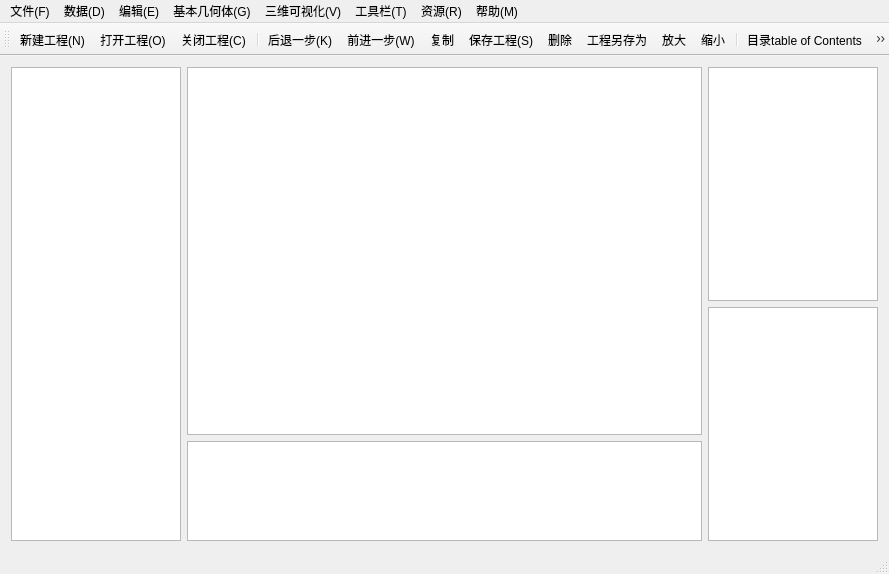
<?xml version="1.0" encoding="UTF-8"?>
<ui version="4.0">
 <class>MainWindow</class>
 <widget class="QMainWindow" name="MainWindow">
  <property name="geometry">
   <rect>
    <x>0</x>
    <y>0</y>
    <width>889</width>
    <height>574</height>
   </rect>
  </property>
  <property name="windowTitle">
   <string>MainWindow</string>
  </property>
  <widget class="QWidget" name="centralWidget">
   <layout class="QHBoxLayout" name="horizontalLayout_2">
    <item>
     <layout class="QHBoxLayout" name="horizontalLayout">
      <item>
       <widget class="TreeView" name="treeView">
        <property name="sizePolicy">
         <sizepolicy hsizetype="Fixed" vsizetype="Expanding">
          <horstretch>0</horstretch>
          <verstretch>0</verstretch>
         </sizepolicy>
        </property>
        <property name="minimumSize">
         <size>
          <width>170</width>
          <height>0</height>
         </size>
        </property>
        <property name="maximumSize">
         <size>
          <width>170</width>
          <height>16777215</height>
         </size>
        </property>
        <property name="contextMenuPolicy">
         <enum>Qt::CustomContextMenu</enum>
        </property>
       </widget>
      </item>
      <item>
       <layout class="QVBoxLayout" name="verticalLayout_3">
        <item>
         <widget class="GraphicsView" name="graphicsView">
          <property name="sizePolicy">
           <sizepolicy hsizetype="Expanding" vsizetype="Expanding">
            <horstretch>0</horstretch>
            <verstretch>0</verstretch>
           </sizepolicy>
          </property>
          <property name="contextMenuPolicy">
           <enum>Qt::CustomContextMenu</enum>
          </property>
         </widget>
        </item>
        <item>
         <widget class="QGraphicsView" name="graphicsView_4">
          <property name="sizePolicy">
           <sizepolicy hsizetype="Expanding" vsizetype="Fixed">
            <horstretch>0</horstretch>
            <verstretch>0</verstretch>
           </sizepolicy>
          </property>
          <property name="minimumSize">
           <size>
            <width>0</width>
            <height>100</height>
           </size>
          </property>
          <property name="maximumSize">
           <size>
            <width>16777215</width>
            <height>100</height>
           </size>
          </property>
         </widget>
        </item>
       </layout>
      </item>
      <item>
       <layout class="QVBoxLayout" name="verticalLayout_6">
        <item>
         <widget class="QGraphicsView" name="graphicsView_6">
          <property name="sizePolicy">
           <sizepolicy hsizetype="Fixed" vsizetype="Expanding">
            <horstretch>0</horstretch>
            <verstretch>0</verstretch>
           </sizepolicy>
          </property>
          <property name="minimumSize">
           <size>
            <width>170</width>
            <height>0</height>
           </size>
          </property>
          <property name="maximumSize">
           <size>
            <width>170</width>
            <height>16777215</height>
           </size>
          </property>
         </widget>
        </item>
        <item>
         <widget class="QGraphicsView" name="graphicsView_5">
          <property name="sizePolicy">
           <sizepolicy hsizetype="Fixed" vsizetype="Expanding">
            <horstretch>0</horstretch>
            <verstretch>0</verstretch>
           </sizepolicy>
          </property>
          <property name="minimumSize">
           <size>
            <width>170</width>
            <height>0</height>
           </size>
          </property>
          <property name="maximumSize">
           <size>
            <width>170</width>
            <height>16777215</height>
           </size>
          </property>
         </widget>
        </item>
       </layout>
      </item>
     </layout>
    </item>
   </layout>
  </widget>
  <widget class="QMenuBar" name="menuBar">
   <property name="enabled">
    <bool>true</bool>
   </property>
   <property name="geometry">
    <rect>
     <x>0</x>
     <y>0</y>
     <width>889</width>
     <height>23</height>
    </rect>
   </property>
   <widget class="QMenu" name="menu_2">
    <property name="title">
     <string>编辑(E)</string>
    </property>
    <widget class="QMenu" name="menu_5">
     <property name="title">
      <string>选择</string>
     </property>
     <widget class="QMenu" name="menu_10">
      <property name="title">
       <string>旋转</string>
      </property>
      <addaction name="whirl_alone"/>
      <addaction name="whirl"/>
     </widget>
     <addaction name="Pick_up"/>
     <addaction name="Drag"/>
     <addaction name="menu_10"/>
     <addaction name="extend"/>
     <addaction name="Unselected"/>
    </widget>
    <addaction name="Revocation"/>
    <addaction name="Restore"/>
    <addaction name="reduction"/>
    <addaction name="menu_5"/>
    <addaction name="merge"/>
    <addaction name="delete_2"/>
    <addaction name="copy"/>
    <addaction name="Cutting"/>
   </widget>
   <widget class="QMenu" name="menu_3">
    <property name="title">
     <string>三维可视化(V)</string>
    </property>
    <widget class="QMenu" name="menu_6">
     <property name="title">
      <string>场景显示</string>
     </property>
     <addaction name="panoramic"/>
     <addaction name="Plan_view"/>
     <addaction name="Bottom_view"/>
     <addaction name="North_view"/>
     <addaction name="Parallel_projection"/>
     <addaction name="Perspective_projection"/>
    </widget>
    <widget class="QMenu" name="menu_7">
     <property name="title">
      <string>缩放</string>
     </property>
     <addaction name="enlarge"/>
     <addaction name="Narrow"/>
    </widget>
    <addaction name="Property_superposition"/>
    <addaction name="menu_6"/>
    <addaction name="menu_7"/>
    <addaction name="Outsourcing_box"/>
    <addaction name="XYZ"/>
    <addaction name="Staff"/>
    <addaction name="color"/>
    <addaction name="Hide_Show"/>
    <addaction name="move"/>
    <addaction name="Light_control"/>
   </widget>
   <widget class="QMenu" name="menu_4">
    <property name="title">
     <string>帮助(M)</string>
    </property>
    <addaction name="table_of_Contents"/>
    <addaction name="Index"/>
    <addaction name="Online_Help"/>
   </widget>
   <widget class="QMenu" name="menu_T">
    <property name="title">
     <string>工具栏(T)</string>
    </property>
    <addaction name="straight_line"/>
    <addaction name="text_editor"/>
    <addaction name="Draw_boundary"/>
    <addaction name="Generate_contours"/>
    <addaction name="layer"/>
   </widget>
   <widget class="QMenu" name="menu_R">
    <property name="title">
     <string>资源(R)</string>
    </property>
   </widget>
   <widget class="QMenu" name="menu_D">
    <property name="title">
     <string>数据(D)</string>
    </property>
    <widget class="QMenu" name="menu_8">
     <property name="title">
      <string>单井</string>
     </property>
     <addaction name="Wellhead"/>
     <addaction name="well_deviation"/>
     <addaction name="Well_trajectory"/>
     <addaction name="Logs"/>
     <addaction name="Perforation"/>
     <addaction name="Stratified"/>
    </widget>
    <addaction name="menu_8"/>
    <addaction name="Reservoir_Simulation"/>
    <addaction name="Geological_model"/>
    <addaction name="crack"/>
    <addaction name="drilling"/>
    <addaction name="profile"/>
    <addaction name="Structural_map"/>
    <addaction name="Thematic_map"/>
    <addaction name="point"/>
    <addaction name="line"/>
    <addaction name="surface"/>
    <addaction name="body_part"/>
   </widget>
   <widget class="QMenu" name="menu_11">
    <property name="title">
     <string>基本几何体(G)</string>
    </property>
    <addaction name="Sphere"/>
    <addaction name="cuboid"/>
    <addaction name="Ellipsoid"/>
    <addaction name="Cone"/>
    <addaction name="Cylinder"/>
    <addaction name="Yuantong"/>
    <addaction name="Ring"/>
   </widget>
   <widget class="QMenu" name="menu">
    <property name="title">
     <string>文件(F)</string>
    </property>
    <widget class="QMenu" name="menu_9">
     <property name="title">
      <string>加载</string>
     </property>
     <addaction name="Pix"/>
     <addaction name="Well"/>
     <addaction name="Profile"/>
    </widget>
    <addaction name="Create_a_new_file"/>
    <addaction name="separator"/>
    <addaction name="Open_a_file"/>
    <addaction name="menu_9"/>
    <addaction name="separator"/>
    <addaction name="save"/>
    <addaction name="Save_as"/>
    <addaction name="separator"/>
    <addaction name="Close_a_new_file"/>
    <addaction name="separator"/>
   </widget>
   <addaction name="menu"/>
   <addaction name="menu_D"/>
   <addaction name="menu_2"/>
   <addaction name="menu_11"/>
   <addaction name="menu_3"/>
   <addaction name="menu_T"/>
   <addaction name="menu_R"/>
   <addaction name="menu_4"/>
  </widget>
  <widget class="QStatusBar" name="statusBar"/>
  <widget class="QToolBar" name="mainToolBar">
   <property name="enabled">
    <bool>true</bool>
   </property>
   <attribute name="toolBarArea">
    <enum>TopToolBarArea</enum>
   </attribute>
   <attribute name="toolBarBreak">
    <bool>false</bool>
   </attribute>
   <addaction name="Create_a_new_file"/>
   <addaction name="Open_a_file"/>
   <addaction name="Close_a_new_file"/>
   <addaction name="separator"/>
   <addaction name="Restore"/>
   <addaction name="Revocation"/>
   <addaction name="copy"/>
   <addaction name="save"/>
   <addaction name="delete_2"/>
   <addaction name="Save_as"/>
   <addaction name="enlarge"/>
   <addaction name="Narrow"/>
   <addaction name="separator"/>
   <addaction name="table_of_Contents"/>
   <addaction name="Index"/>
   <addaction name="Online_Help"/>
   <addaction name="separator"/>
   <addaction name="Structural_map"/>
   <addaction name="Thematic_map"/>
   <addaction name="Wellhead"/>
   <addaction name="Well_trajectory"/>
   <addaction name="Logs"/>
   <addaction name="Stratified"/>
   <addaction name="Reservoir_Simulation"/>
   <addaction name="Geological_model"/>
   <addaction name="crack"/>
   <addaction name="point"/>
   <addaction name="line"/>
   <addaction name="straight_line"/>
   <addaction name="surface"/>
   <addaction name="body_part"/>
   <addaction name="separator"/>
   <addaction name="Sphere"/>
   <addaction name="cuboid"/>
   <addaction name="Ellipsoid"/>
   <addaction name="Cone"/>
   <addaction name="Cylinder"/>
   <addaction name="Yuantong"/>
   <addaction name="Ring"/>
   <addaction name="text_editor"/>
   <addaction name="Draw_boundary"/>
   <addaction name="Generate_contours"/>
   <addaction name="layer"/>
   <addaction name="Pick_up"/>
   <addaction name="Drag"/>
   <addaction name="merge"/>
   <addaction name="Property_superposition"/>
   <addaction name="Cutting"/>
   <addaction name="whirl"/>
   <addaction name="whirl_alone"/>
   <addaction name="Staff"/>
   <addaction name="XYZ"/>
   <addaction name="Outsourcing_box"/>
   <addaction name="Unselected"/>
   <addaction name="reduction"/>
   <addaction name="extend"/>
   <addaction name="panoramic"/>
   <addaction name="North_view"/>
   <addaction name="Plan_view"/>
   <addaction name="Bottom_view"/>
   <addaction name="Light_control"/>
   <addaction name="drilling"/>
   <addaction name="profile"/>
   <addaction name="Parallel_projection"/>
   <addaction name="Perspective_projection"/>
   <addaction name="color"/>
   <addaction name="Hide_Show"/>
   <addaction name="move"/>
  </widget>
  <action name="Create_a_new_file">
   <property name="icon">
    <iconset resource="1.qrc">
     <normaloff>:/File/images/new.png</normaloff>:/File/images/new.png</iconset>
   </property>
   <property name="text">
    <string>新建工程(N)</string>
   </property>
   <property name="shortcut">
    <string>Ctrl+N</string>
   </property>
  </action>
  <action name="Open_a_file">
   <property name="icon">
    <iconset resource="1.qrc">
     <normaloff>:/File/images/open.png</normaloff>:/File/images/open.png</iconset>
   </property>
   <property name="text">
    <string>打开工程(O)</string>
   </property>
   <property name="shortcut">
    <string>Ctrl+O</string>
   </property>
  </action>
  <action name="Close_a_new_file">
   <property name="icon">
    <iconset resource="1.qrc">
     <normaloff>:/File/images/exit.png</normaloff>:/File/images/exit.png</iconset>
   </property>
   <property name="text">
    <string>关闭工程(C)</string>
   </property>
   <property name="shortcut">
    <string>Ctrl+C</string>
   </property>
  </action>
  <action name="Revocation">
   <property name="icon">
    <iconset resource="1.qrc">
     <normaloff>:/File/images/further.png</normaloff>:/File/images/further.png</iconset>
   </property>
   <property name="text">
    <string>前进一步(W)</string>
   </property>
  </action>
  <action name="Restore">
   <property name="icon">
    <iconset resource="1.qrc">
     <normaloff>:/File/images/Revocation.png</normaloff>:/File/images/Revocation.png</iconset>
   </property>
   <property name="text">
    <string>后退一步(K)</string>
   </property>
  </action>
  <action name="table_of_Contents">
   <property name="icon">
    <iconset resource="1.qrc">
     <normaloff>:/File/images/table of Contents.png</normaloff>:/File/images/table of Contents.png</iconset>
   </property>
   <property name="text">
    <string>目录table of Contents</string>
   </property>
  </action>
  <action name="Index">
   <property name="icon">
    <iconset resource="1.qrc">
     <normaloff>:/File/images/index.png</normaloff>:/File/images/index.png</iconset>
   </property>
   <property name="text">
    <string>索引index</string>
   </property>
  </action>
  <action name="Online_Help">
   <property name="icon">
    <iconset resource="1.qrc">
     <normaloff>:/File/images/Online Help.png</normaloff>:/File/images/Online Help.png</iconset>
   </property>
   <property name="text">
    <string>联机帮助Online Help</string>
   </property>
  </action>
  <action name="Pick_up">
   <property name="icon">
    <iconset resource="1.qrc">
     <normaloff>:/File/images/Pick up.png</normaloff>:/File/images/Pick up.png</iconset>
   </property>
   <property name="text">
    <string>拾取</string>
   </property>
  </action>
  <action name="Drag">
   <property name="icon">
    <iconset resource="1.qrc">
     <normaloff>:/File/images/Drag.png</normaloff>:/File/images/Drag.png</iconset>
   </property>
   <property name="text">
    <string>拖拽</string>
   </property>
  </action>
  <action name="extend">
   <property name="icon">
    <iconset resource="1.qrc">
     <normaloff>:/File/images/extend.png</normaloff>:/File/images/extend.png</iconset>
   </property>
   <property name="text">
    <string>延展</string>
   </property>
  </action>
  <action name="merge">
   <property name="icon">
    <iconset resource="1.qrc">
     <normaloff>:/File/images/merge.png</normaloff>:/File/images/merge.png</iconset>
   </property>
   <property name="text">
    <string>合并</string>
   </property>
  </action>
  <action name="delete_2">
   <property name="icon">
    <iconset resource="1.qrc">
     <normaloff>:/File/images/delete.png</normaloff>:/File/images/delete.png</iconset>
   </property>
   <property name="text">
    <string>删除</string>
   </property>
  </action>
  <action name="copy">
   <property name="icon">
    <iconset resource="1.qrc">
     <normaloff>:/File/images/copy.png</normaloff>:/File/images/copy.png</iconset>
   </property>
   <property name="text">
    <string>复制</string>
   </property>
  </action>
  <action name="Cutting">
   <property name="icon">
    <iconset resource="1.qrc">
     <normaloff>:/File/images/Cutting.png</normaloff>:/File/images/Cutting.png</iconset>
   </property>
   <property name="text">
    <string>切割</string>
   </property>
  </action>
  <action name="Property_superposition">
   <property name="icon">
    <iconset resource="1.qrc">
     <normaloff>:/File/images/Property superposition.png</normaloff>:/File/images/Property superposition.png</iconset>
   </property>
   <property name="text">
    <string>属性叠加</string>
   </property>
  </action>
  <action name="Unselected">
   <property name="icon">
    <iconset resource="1.qrc">
     <normaloff>:/File/images/Unselected.png</normaloff>:/File/images/Unselected.png</iconset>
   </property>
   <property name="text">
    <string>反选</string>
   </property>
  </action>
  <action name="Save_as">
   <property name="icon">
    <iconset resource="1.qrc">
     <normaloff>:/File/images/Save as.png</normaloff>:/File/images/Save as.png</iconset>
   </property>
   <property name="text">
    <string>工程另存为</string>
   </property>
  </action>
  <action name="save">
   <property name="icon">
    <iconset resource="1.qrc">
     <normaloff>:/File/images/save.png</normaloff>:/File/images/save.png</iconset>
   </property>
   <property name="text">
    <string>保存工程(S)</string>
   </property>
  </action>
  <action name="reduction">
   <property name="icon">
    <iconset resource="1.qrc">
     <normaloff>:/File/images/reduction.png</normaloff>:/File/images/reduction.png</iconset>
   </property>
   <property name="text">
    <string>还原(O)</string>
   </property>
  </action>
  <action name="whirl_alone">
   <property name="icon">
    <iconset resource="1.qrc">
     <normaloff>:/File/images/whirl（alone）.png</normaloff>:/File/images/whirl（alone）.png</iconset>
   </property>
   <property name="text">
    <string>旋转物体</string>
   </property>
  </action>
  <action name="whirl">
   <property name="icon">
    <iconset resource="1.qrc">
     <normaloff>:/File/images/whirl.png</normaloff>:/File/images/whirl.png</iconset>
   </property>
   <property name="text">
    <string>旋转场景</string>
   </property>
  </action>
  <action name="panoramic">
   <property name="icon">
    <iconset resource="1.qrc">
     <normaloff>:/File/images/panoramic.png</normaloff>:/File/images/panoramic.png</iconset>
   </property>
   <property name="text">
    <string>全景</string>
   </property>
  </action>
  <action name="Plan_view">
   <property name="icon">
    <iconset resource="1.qrc">
     <normaloff>:/File/images/Plan view.png</normaloff>:/File/images/Plan view.png</iconset>
   </property>
   <property name="text">
    <string>俯视图</string>
   </property>
  </action>
  <action name="Bottom_view">
   <property name="icon">
    <iconset resource="1.qrc">
     <normaloff>:/File/images/Bottom view.png</normaloff>:/File/images/Bottom view.png</iconset>
   </property>
   <property name="text">
    <string>仰视图</string>
   </property>
  </action>
  <action name="Parallel_projection">
   <property name="icon">
    <iconset resource="1.qrc">
     <normaloff>:/File/images/Parallel projection.png</normaloff>:/File/images/Parallel projection.png</iconset>
   </property>
   <property name="text">
    <string>平行投影</string>
   </property>
  </action>
  <action name="Perspective_projection">
   <property name="icon">
    <iconset resource="1.qrc">
     <normaloff>:/File/images/Perspective projection.png</normaloff>:/File/images/Perspective projection.png</iconset>
   </property>
   <property name="text">
    <string>透视投影</string>
   </property>
  </action>
  <action name="enlarge">
   <property name="icon">
    <iconset resource="1.qrc">
     <normaloff>:/File/images/enlarge.png</normaloff>:/File/images/enlarge.png</iconset>
   </property>
   <property name="text">
    <string>放大</string>
   </property>
  </action>
  <action name="Narrow">
   <property name="icon">
    <iconset resource="1.qrc">
     <normaloff>:/File/images/Narrow.png</normaloff>:/File/images/Narrow.png</iconset>
   </property>
   <property name="text">
    <string>缩小</string>
   </property>
  </action>
  <action name="Outsourcing_box">
   <property name="icon">
    <iconset resource="1.qrc">
     <normaloff>:/File/images/Outsourcing box.png</normaloff>:/File/images/Outsourcing box.png</iconset>
   </property>
   <property name="text">
    <string>外包框</string>
   </property>
  </action>
  <action name="XYZ">
   <property name="icon">
    <iconset resource="1.qrc">
     <normaloff>:/File/images/XYZ.png</normaloff>:/File/images/XYZ.png</iconset>
   </property>
   <property name="text">
    <string>坐标轴</string>
   </property>
  </action>
  <action name="Staff">
   <property name="icon">
    <iconset resource="1.qrc">
     <normaloff>:/File/images/Staff.png</normaloff>:/File/images/Staff.png</iconset>
   </property>
   <property name="text">
    <string>标尺</string>
   </property>
  </action>
  <action name="North_view">
   <property name="icon">
    <iconset resource="1.qrc">
     <normaloff>:/File/images/North view.png</normaloff>:/File/images/North view.png</iconset>
   </property>
   <property name="text">
    <string>正北视图</string>
   </property>
  </action>
  <action name="Wellhead">
   <property name="icon">
    <iconset resource="1.qrc">
     <normaloff>:/File/images/Wellhead.png</normaloff>:/File/images/Wellhead.png</iconset>
   </property>
   <property name="text">
    <string>井头</string>
   </property>
  </action>
  <action name="Well_trajectory">
   <property name="icon">
    <iconset resource="1.qrc">
     <normaloff>:/File/images/Well trajectory.png</normaloff>:/File/images/Well trajectory.png</iconset>
   </property>
   <property name="text">
    <string>井轨迹</string>
   </property>
  </action>
  <action name="Logs">
   <property name="icon">
    <iconset resource="1.qrc">
     <normaloff>:/File/images/Logs.png</normaloff>:/File/images/Logs.png</iconset>
   </property>
   <property name="text">
    <string>测井曲线</string>
   </property>
  </action>
  <action name="Perforation">
   <property name="icon">
    <iconset resource="1.qrc">
     <normaloff>:/File/images/Perforation.png</normaloff>:/File/images/Perforation.png</iconset>
   </property>
   <property name="text">
    <string>射孔</string>
   </property>
  </action>
  <action name="Stratified">
   <property name="icon">
    <iconset resource="1.qrc">
     <normaloff>:/File/images/Stratified.png</normaloff>:/File/images/Stratified.png</iconset>
   </property>
   <property name="text">
    <string>分层</string>
   </property>
  </action>
  <action name="Reservoir_Simulation">
   <property name="icon">
    <iconset resource="1.qrc">
     <normaloff>:/File/images/Reservoir Simulation.png</normaloff>:/File/images/Reservoir Simulation.png</iconset>
   </property>
   <property name="text">
    <string>油藏模拟</string>
   </property>
  </action>
  <action name="Geological_model">
   <property name="icon">
    <iconset resource="1.qrc">
     <normaloff>:/File/images/Geological model.png</normaloff>:/File/images/Geological model.png</iconset>
   </property>
   <property name="text">
    <string>地质模型</string>
   </property>
  </action>
  <action name="crack">
   <property name="icon">
    <iconset resource="1.qrc">
     <normaloff>:/File/images/crack.png</normaloff>:/File/images/crack.png</iconset>
   </property>
   <property name="text">
    <string>裂缝</string>
   </property>
  </action>
  <action name="color">
   <property name="icon">
    <iconset resource="1.qrc">
     <normaloff>:/File/images/color.png</normaloff>:/File/images/color.png</iconset>
   </property>
   <property name="text">
    <string>背景色</string>
   </property>
  </action>
  <action name="Hide_Show">
   <property name="icon">
    <iconset resource="1.qrc">
     <normaloff>:/File/images/Hide Show.png</normaloff>:/File/images/Hide Show.png</iconset>
   </property>
   <property name="text">
    <string>隐藏显示</string>
   </property>
  </action>
  <action name="move">
   <property name="icon">
    <iconset resource="1.qrc">
     <normaloff>:/File/images/move.png</normaloff>:/File/images/move.png</iconset>
   </property>
   <property name="text">
    <string>移动</string>
   </property>
  </action>
  <action name="Light_control">
   <property name="icon">
    <iconset resource="1.qrc">
     <normaloff>:/File/images/Light control.png</normaloff>:/File/images/Light control.png</iconset>
   </property>
   <property name="text">
    <string>光源控制</string>
   </property>
  </action>
  <action name="drilling">
   <property name="icon">
    <iconset resource="1.qrc">
     <normaloff>:/File/images/drilling.png</normaloff>:/File/images/drilling.png</iconset>
   </property>
   <property name="text">
    <string>钻孔</string>
   </property>
  </action>
  <action name="profile">
   <property name="icon">
    <iconset resource="1.qrc">
     <normaloff>:/File/images/profile.png</normaloff>:/File/images/profile.png</iconset>
   </property>
   <property name="text">
    <string>剖面</string>
   </property>
  </action>
  <action name="well_deviation">
   <property name="icon">
    <iconset resource="1.qrc">
     <normaloff>:/File/images/well deviation.png</normaloff>:/File/images/well deviation.png</iconset>
   </property>
   <property name="text">
    <string>井斜</string>
   </property>
  </action>
  <action name="straight_line">
   <property name="icon">
    <iconset resource="1.qrc">
     <normaloff>:/File/images/straight line.png</normaloff>:/File/images/straight line.png</iconset>
   </property>
   <property name="text">
    <string>画线</string>
   </property>
  </action>
  <action name="text_editor">
   <property name="icon">
    <iconset resource="1.qrc">
     <normaloff>:/File/images/text editor.png</normaloff>:/File/images/text editor.png</iconset>
   </property>
   <property name="text">
    <string>文字编辑</string>
   </property>
  </action>
  <action name="Draw_boundary">
   <property name="icon">
    <iconset resource="1.qrc">
     <normaloff>:/File/images/Draw boundary.png</normaloff>:/File/images/Draw boundary.png</iconset>
   </property>
   <property name="text">
    <string>绘制边界</string>
   </property>
  </action>
  <action name="Generate_contours">
   <property name="icon">
    <iconset resource="1.qrc">
     <normaloff>:/File/images/Generate contours.png</normaloff>:/File/images/Generate contours.png</iconset>
   </property>
   <property name="text">
    <string>生成等值线</string>
   </property>
  </action>
  <action name="layer">
   <property name="icon">
    <iconset resource="1.qrc">
     <normaloff>:/File/images/layer.png</normaloff>:/File/images/layer.png</iconset>
   </property>
   <property name="text">
    <string>图层管理</string>
   </property>
  </action>
  <action name="Structural_map">
   <property name="icon">
    <iconset resource="1.qrc">
     <normaloff>:/File/images/Structural map.png</normaloff>:/File/images/Structural map.png</iconset>
   </property>
   <property name="text">
    <string>构造图</string>
   </property>
  </action>
  <action name="Thematic_map">
   <property name="icon">
    <iconset resource="1.qrc">
     <normaloff>:/File/images/Thematic map.png</normaloff>:/File/images/Thematic map.png</iconset>
   </property>
   <property name="text">
    <string>专题图</string>
   </property>
  </action>
  <action name="point">
   <property name="icon">
    <iconset resource="1.qrc">
     <normaloff>:/File/images/point.png</normaloff>:/File/images/point.png</iconset>
   </property>
   <property name="text">
    <string>点</string>
   </property>
  </action>
  <action name="line">
   <property name="icon">
    <iconset resource="1.qrc">
     <normaloff>:/File/images/line.png</normaloff>:/File/images/line.png</iconset>
   </property>
   <property name="text">
    <string>线</string>
   </property>
  </action>
  <action name="surface">
   <property name="icon">
    <iconset resource="1.qrc">
     <normaloff>:/File/images/surface.png</normaloff>:/File/images/surface.png</iconset>
   </property>
   <property name="text">
    <string>面</string>
   </property>
  </action>
  <action name="body_part">
   <property name="icon">
    <iconset resource="1.qrc">
     <normaloff>:/File/images/body part.png</normaloff>:/File/images/body part.png</iconset>
   </property>
   <property name="text">
    <string>体</string>
   </property>
  </action>
  <action name="Sphere">
   <property name="icon">
    <iconset resource="1.qrc">
     <normaloff>:/File/images/Sphere.png</normaloff>:/File/images/Sphere.png</iconset>
   </property>
   <property name="text">
    <string>球体</string>
   </property>
  </action>
  <action name="cuboid">
   <property name="icon">
    <iconset resource="1.qrc">
     <normaloff>:/File/images/cuboid.png</normaloff>:/File/images/cuboid.png</iconset>
   </property>
   <property name="text">
    <string>长方体</string>
   </property>
  </action>
  <action name="Ellipsoid">
   <property name="icon">
    <iconset resource="1.qrc">
     <normaloff>:/File/images/Ellipsoid.png</normaloff>:/File/images/Ellipsoid.png</iconset>
   </property>
   <property name="text">
    <string>椭球体</string>
   </property>
  </action>
  <action name="Cone">
   <property name="icon">
    <iconset resource="1.qrc">
     <normaloff>:/File/images/Cone.png</normaloff>:/File/images/Cone.png</iconset>
   </property>
   <property name="text">
    <string>圆锥体</string>
   </property>
  </action>
  <action name="Cylinder">
   <property name="icon">
    <iconset resource="1.qrc">
     <normaloff>:/File/images/Cylinder.png</normaloff>:/File/images/Cylinder.png</iconset>
   </property>
   <property name="text">
    <string>圆柱体</string>
   </property>
  </action>
  <action name="Yuantong">
   <property name="icon">
    <iconset resource="1.qrc">
     <normaloff>:/File/images/Yuantong.png</normaloff>:/File/images/Yuantong.png</iconset>
   </property>
   <property name="text">
    <string>圆筒</string>
   </property>
  </action>
  <action name="Ring">
   <property name="icon">
    <iconset resource="1.qrc">
     <normaloff>:/File/images/Ring.png</normaloff>:/File/images/Ring.png</iconset>
   </property>
   <property name="text">
    <string>圆环</string>
   </property>
  </action>
  <action name="Pix">
   <property name="text">
    <string>勘探成果图</string>
   </property>
  </action>
  <action name="Well">
   <property name="text">
    <string>井</string>
   </property>
  </action>
  <action name="Profile">
   <property name="text">
    <string>连井剖面图</string>
   </property>
  </action>
 </widget>
 <layoutdefault spacing="6" margin="11"/>
 <customwidgets>
  <customwidget>
   <class>GraphicsView</class>
   <extends>QGraphicsView</extends>
   <header location="global">graphicsview.h</header>
  </customwidget>
  <customwidget>
   <class>TreeView</class>
   <extends>QTreeView</extends>
   <header location="global">treeview.h</header>
  </customwidget>
 </customwidgets>
 <resources>
  <include location="1.qrc"/>
 </resources>
 <connections/>
</ui>
